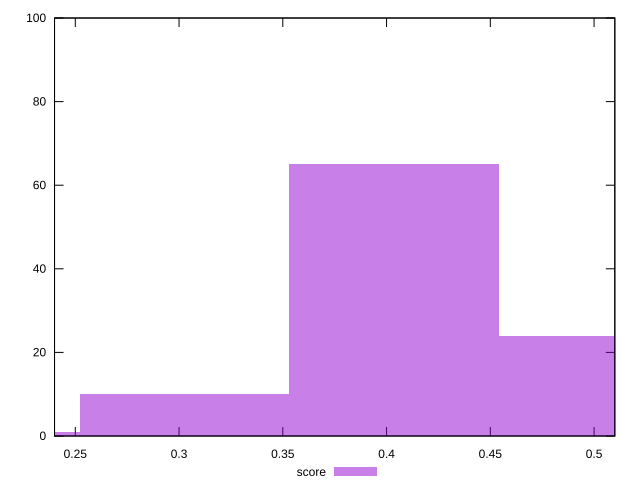

Generate this figure with gnuplot:
reset

$score <<EOF
0.4035146179996806 65
0.5043932724996008 24
0.3026359634997604 10
0.2017573089998403 1
EOF

set key outside below
set boxwidth 0.10087865449992015
set xrange [0.24:0.51]
set yrange [0:100]
set trange [0:100]
set style fill transparent solid 0.5 noborder
set terminal svg size 640, 490 enhanced background rgb 'white'
set output "reports/report_00028_2021-02-24T12-49-42.674Z/uses-http2/samples/card/score/histogram.svg"

plot $score title "score" with boxes

reset
